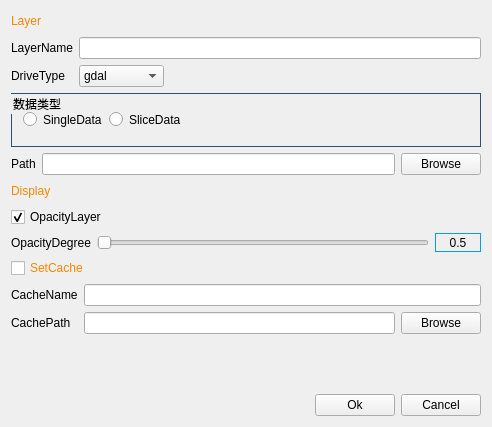
<?xml version="1.0" encoding="UTF-8"?>
<ui version="4.0">
 <class>CImageLayerDialog</class>
 <widget class="QWidget" name="CImageLayerDialog">
  <property name="geometry">
   <rect>
    <x>0</x>
    <y>0</y>
    <width>492</width>
    <height>427</height>
   </rect>
  </property>
  <property name="windowTitle">
   <string>CImageLayerDialog</string>
  </property>
  <layout class="QVBoxLayout" name="verticalLayout_6">
   <item>
    <layout class="QHBoxLayout" name="horizontalLayout">
     <item>
      <widget class="QLabel" name="label_layer">
       <property name="styleSheet">
        <string notr="true">color: rgb(249, 133, 0);</string>
       </property>
       <property name="text">
        <string>Layer</string>
       </property>
      </widget>
     </item>
     <item>
      <spacer name="horizontalSpacer">
       <property name="orientation">
        <enum>Qt::Horizontal</enum>
       </property>
       <property name="sizeHint" stdset="0">
        <size>
         <width>40</width>
         <height>20</height>
        </size>
       </property>
      </spacer>
     </item>
    </layout>
   </item>
   <item>
    <layout class="QHBoxLayout" name="horizontalLayout_11">
     <item>
      <layout class="QVBoxLayout" name="verticalLayout_2">
       <item>
        <widget class="QLabel" name="label_layerName">
         <property name="text">
          <string>LayerName</string>
         </property>
        </widget>
       </item>
       <item>
        <widget class="QLabel" name="label_dirveType">
         <property name="text">
          <string>DriveType</string>
         </property>
        </widget>
       </item>
      </layout>
     </item>
     <item>
      <layout class="QVBoxLayout" name="verticalLayout_3">
       <item>
        <widget class="QLineEdit" name="lineEdit_layerName"/>
       </item>
       <item>
        <layout class="QHBoxLayout" name="horizontalLayout_2">
         <item>
          <widget class="QComboBox" name="comboBox_driveType">
           <property name="sizePolicy">
            <sizepolicy hsizetype="Maximum" vsizetype="Fixed">
             <horstretch>0</horstretch>
             <verstretch>0</verstretch>
            </sizepolicy>
           </property>
           <property name="minimumSize">
            <size>
             <width>80</width>
             <height>0</height>
            </size>
           </property>
           <item>
            <property name="text">
             <string>gdal</string>
            </property>
           </item>
           <item>
            <property name="text">
             <string>flatgis</string>
            </property>
           </item>
           <item>
            <property name="text">
             <string>agglite</string>
            </property>
           </item>
           <item>
            <property name="text">
             <string>agglitesx</string>
            </property>
           </item>
           <item>
            <property name="text">
             <string>arcgis</string>
            </property>
           </item>
           <item>
            <property name="text">
             <string>bgc</string>
            </property>
           </item>
           <item>
            <property name="text">
             <string>colorramp</string>
            </property>
           </item>
           <item>
            <property name="text">
             <string>debug</string>
            </property>
           </item>
           <item>
            <property name="text">
             <string>google</string>
            </property>
           </item>
           <item>
            <property name="text">
             <string>landuse</string>
            </property>
           </item>
           <item>
            <property name="text">
             <string>mbtiles</string>
            </property>
           </item>
           <item>
            <property name="text">
             <string>osg</string>
            </property>
           </item>
           <item>
            <property name="text">
             <string>skyview</string>
            </property>
           </item>
           <item>
            <property name="text">
             <string>tdt</string>
            </property>
           </item>
           <item>
            <property name="text">
             <string>tilecache</string>
            </property>
           </item>
           <item>
            <property name="text">
             <string>tms</string>
            </property>
           </item>
           <item>
            <property name="text">
             <string>vpb</string>
            </property>
           </item>
           <item>
            <property name="text">
             <string>wms</string>
            </property>
           </item>
           <item>
            <property name="text">
             <string>xyz</string>
            </property>
           </item>
          </widget>
         </item>
         <item>
          <spacer name="horizontalSpacer_8">
           <property name="orientation">
            <enum>Qt::Horizontal</enum>
           </property>
           <property name="sizeHint" stdset="0">
            <size>
             <width>40</width>
             <height>20</height>
            </size>
           </property>
          </spacer>
         </item>
        </layout>
       </item>
      </layout>
     </item>
    </layout>
   </item>
   <item>
    <layout class="QHBoxLayout" name="horizontalLayout_5">
     <item>
      <widget class="QStackedWidget" name="stackedWidget">
       <property name="maximumSize">
        <size>
         <width>16777215</width>
         <height>70</height>
        </size>
       </property>
       <property name="styleSheet">
        <string notr="true">border:none;</string>
       </property>
       <property name="currentIndex">
        <number>1</number>
       </property>
       <widget class="QWidget" name="page">
        <layout class="QHBoxLayout" name="horizontalLayout_4">
         <property name="spacing">
          <number>0</number>
         </property>
         <property name="margin">
          <number>0</number>
         </property>
         <item>
          <widget class="QGroupBox" name="groupBox">
           <property name="sizePolicy">
            <sizepolicy hsizetype="Preferred" vsizetype="Expanding">
             <horstretch>0</horstretch>
             <verstretch>0</verstretch>
            </sizepolicy>
           </property>
           <property name="maximumSize">
            <size>
             <width>16777215</width>
             <height>54</height>
            </size>
           </property>
           <property name="styleSheet">
            <string notr="true">border:1px solid rgb(44,80,114);</string>
           </property>
           <property name="title">
            <string>图层类型</string>
           </property>
           <layout class="QHBoxLayout" name="horizontalLayout_16">
            <item>
             <widget class="QRadioButton" name="radioButton_Image">
              <property name="styleSheet">
               <string notr="true">border:none;</string>
              </property>
              <property name="text">
               <string>影像</string>
              </property>
              <property name="checked">
               <bool>true</bool>
              </property>
             </widget>
            </item>
            <item>
             <widget class="QRadioButton" name="radioButton_Ele">
              <property name="styleSheet">
               <string notr="true">border:none;</string>
              </property>
              <property name="text">
               <string>高程</string>
              </property>
             </widget>
            </item>
            <item>
             <spacer name="horizontalSpacer_2">
              <property name="orientation">
               <enum>Qt::Horizontal</enum>
              </property>
              <property name="sizeHint" stdset="0">
               <size>
                <width>40</width>
                <height>20</height>
               </size>
              </property>
             </spacer>
            </item>
           </layout>
          </widget>
         </item>
        </layout>
       </widget>
       <widget class="QWidget" name="page_2">
        <layout class="QHBoxLayout" name="horizontalLayout_14">
         <property name="margin">
          <number>0</number>
         </property>
         <item>
          <widget class="QGroupBox" name="groupBox_2">
           <property name="maximumSize">
            <size>
             <width>16777215</width>
             <height>54</height>
            </size>
           </property>
           <property name="styleSheet">
            <string notr="true">border:1px solid rgb(44,80,114);</string>
           </property>
           <property name="title">
            <string>数据类型</string>
           </property>
           <layout class="QHBoxLayout" name="horizontalLayout_15">
            <item>
             <widget class="QRadioButton" name="radioBtn_singleData">
              <property name="styleSheet">
               <string notr="true">border:none;</string>
              </property>
              <property name="text">
               <string>SingleData</string>
              </property>
              <property name="checked">
               <bool>false</bool>
              </property>
             </widget>
            </item>
            <item>
             <widget class="QRadioButton" name="radioBtn_sliceData">
              <property name="styleSheet">
               <string notr="true">border:none;</string>
              </property>
              <property name="text">
               <string>SliceData</string>
              </property>
             </widget>
            </item>
            <item>
             <spacer name="horizontalSpacer_3">
              <property name="orientation">
               <enum>Qt::Horizontal</enum>
              </property>
              <property name="sizeHint" stdset="0">
               <size>
                <width>40</width>
                <height>20</height>
               </size>
              </property>
             </spacer>
            </item>
           </layout>
          </widget>
         </item>
        </layout>
       </widget>
      </widget>
     </item>
    </layout>
   </item>
   <item>
    <layout class="QHBoxLayout" name="horizontalLayout_6">
     <item>
      <widget class="QLabel" name="label_path">
       <property name="text">
        <string>Path</string>
       </property>
      </widget>
     </item>
     <item>
      <widget class="QLineEdit" name="lineEdit_path"/>
     </item>
     <item>
      <widget class="QPushButton" name="btn_find_path">
       <property name="text">
        <string>Browse</string>
       </property>
      </widget>
     </item>
    </layout>
   </item>
   <item>
    <layout class="QHBoxLayout" name="horizontalLayout_7">
     <property name="spacing">
      <number>6</number>
     </property>
     <property name="leftMargin">
      <number>0</number>
     </property>
     <item>
      <widget class="QLabel" name="label_display">
       <property name="styleSheet">
        <string notr="true">color: rgb(249, 133, 0);</string>
       </property>
       <property name="text">
        <string>Display</string>
       </property>
      </widget>
     </item>
     <item>
      <spacer name="horizontalSpacer_4">
       <property name="orientation">
        <enum>Qt::Horizontal</enum>
       </property>
       <property name="sizeHint" stdset="0">
        <size>
         <width>40</width>
         <height>20</height>
        </size>
       </property>
      </spacer>
     </item>
    </layout>
   </item>
   <item>
    <layout class="QHBoxLayout" name="horizontalLayout_8">
     <property name="spacing">
      <number>6</number>
     </property>
     <item>
      <widget class="QCheckBox" name="checkBox_opacityLayer">
       <property name="text">
        <string>OpacityLayer</string>
       </property>
       <property name="checked">
        <bool>true</bool>
       </property>
      </widget>
     </item>
     <item>
      <spacer name="horizontalSpacer_5">
       <property name="orientation">
        <enum>Qt::Horizontal</enum>
       </property>
       <property name="sizeHint" stdset="0">
        <size>
         <width>40</width>
         <height>20</height>
        </size>
       </property>
      </spacer>
     </item>
    </layout>
   </item>
   <item>
    <layout class="QHBoxLayout" name="horizontalLayout_9">
     <property name="spacing">
      <number>6</number>
     </property>
     <item>
      <widget class="QLabel" name="label_opacityDegree">
       <property name="text">
        <string>OpacityDegree</string>
       </property>
      </widget>
     </item>
     <item>
      <widget class="QSlider" name="hSlider_opacityDegree">
       <property name="orientation">
        <enum>Qt::Horizontal</enum>
       </property>
      </widget>
     </item>
     <item>
      <widget class="QLabel" name="label_opacityDegreeData">
       <property name="minimumSize">
        <size>
         <width>46</width>
         <height>19</height>
        </size>
       </property>
       <property name="maximumSize">
        <size>
         <width>46</width>
         <height>19</height>
        </size>
       </property>
       <property name="styleSheet">
        <string notr="true">border: 1px solid rgb(0,160,234);</string>
       </property>
       <property name="text">
        <string>0.5</string>
       </property>
       <property name="alignment">
        <set>Qt::AlignCenter</set>
       </property>
      </widget>
     </item>
    </layout>
   </item>
   <item>
    <layout class="QHBoxLayout" name="horizontalLayout_10">
     <item>
      <widget class="QCheckBox" name="checkBox_cache">
       <property name="styleSheet">
        <string notr="true">color: rgb(249, 133, 0);</string>
       </property>
       <property name="text">
        <string>SetCache</string>
       </property>
      </widget>
     </item>
     <item>
      <spacer name="horizontalSpacer_6">
       <property name="orientation">
        <enum>Qt::Horizontal</enum>
       </property>
       <property name="sizeHint" stdset="0">
        <size>
         <width>40</width>
         <height>20</height>
        </size>
       </property>
      </spacer>
     </item>
    </layout>
   </item>
   <item>
    <layout class="QHBoxLayout" name="horizontalLayout_3">
     <item>
      <layout class="QVBoxLayout" name="verticalLayout_4">
       <item>
        <widget class="QLabel" name="label_cacheName">
         <property name="text">
          <string>CacheName</string>
         </property>
        </widget>
       </item>
       <item>
        <widget class="QLabel" name="label_cachePath">
         <property name="text">
          <string>CachePath</string>
         </property>
        </widget>
       </item>
      </layout>
     </item>
     <item>
      <layout class="QVBoxLayout" name="verticalLayout_5">
       <item>
        <widget class="QLineEdit" name="lineEdit_cacheName"/>
       </item>
       <item>
        <layout class="QHBoxLayout" name="horizontalLayout_12">
         <item>
          <widget class="QLineEdit" name="lineEdit_cachePath"/>
         </item>
         <item>
          <widget class="QPushButton" name="btn_find_cachePath">
           <property name="text">
            <string>Browse</string>
           </property>
          </widget>
         </item>
        </layout>
       </item>
      </layout>
     </item>
    </layout>
   </item>
   <item>
    <spacer name="verticalSpacer">
     <property name="orientation">
      <enum>Qt::Vertical</enum>
     </property>
     <property name="sizeHint" stdset="0">
      <size>
       <width>20</width>
       <height>40</height>
      </size>
     </property>
    </spacer>
   </item>
   <item>
    <layout class="QVBoxLayout" name="verticalLayout">
     <item>
      <layout class="QHBoxLayout" name="horizontalLayout_13">
       <item>
        <spacer name="horizontalSpacer_7">
         <property name="orientation">
          <enum>Qt::Horizontal</enum>
         </property>
         <property name="sizeHint" stdset="0">
          <size>
           <width>40</width>
           <height>20</height>
          </size>
         </property>
        </spacer>
       </item>
       <item>
        <widget class="QPushButton" name="btn_ok">
         <property name="text">
          <string>Ok</string>
         </property>
        </widget>
       </item>
       <item>
        <widget class="QPushButton" name="btn_cancel">
         <property name="text">
          <string>Cancel</string>
         </property>
        </widget>
       </item>
      </layout>
     </item>
    </layout>
   </item>
  </layout>
 </widget>
 <layoutdefault spacing="6" margin="11"/>
 <resources>
  <include location="../resource/images.qrc"/>
 </resources>
 <connections/>
</ui>
